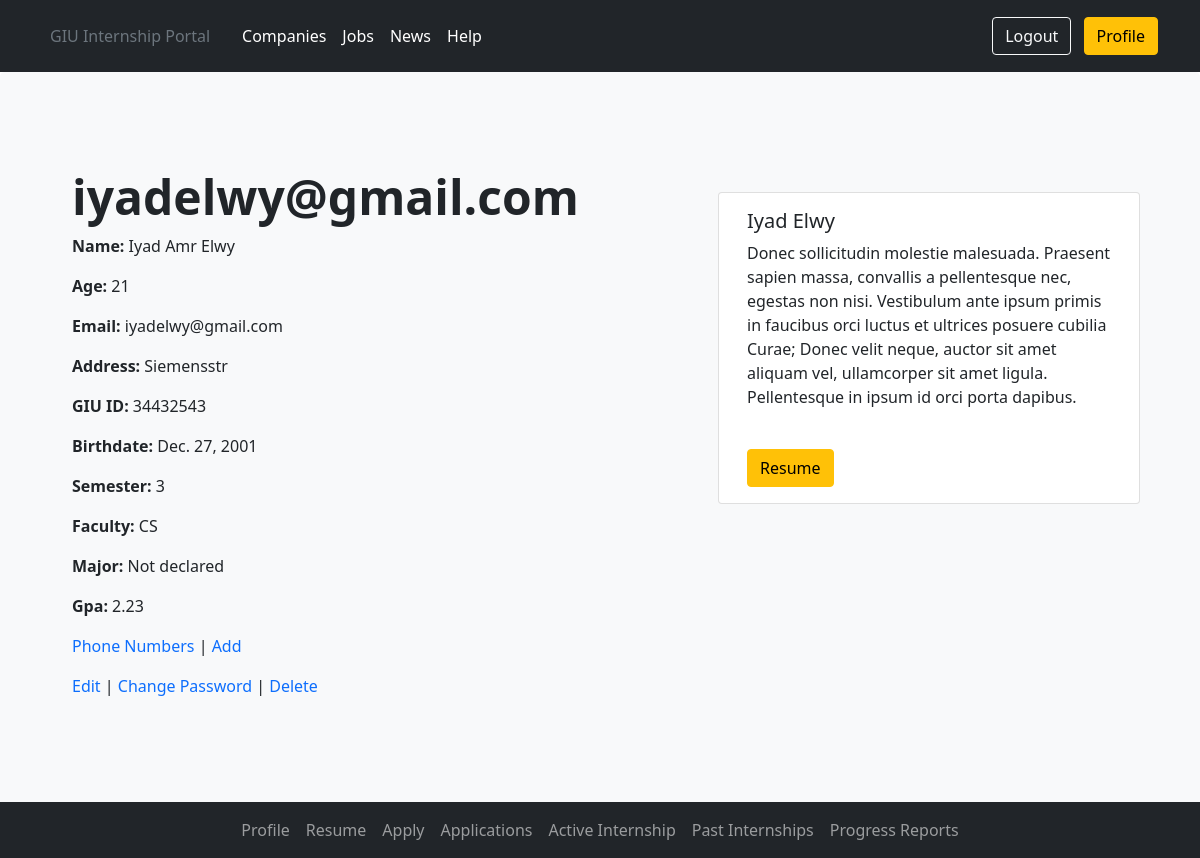
Screenshot of /users/student/42/ (signed in) with the database file from the repository.
### users/models.py (models this page shows, shortened)
class Student(models.Model):
    user = models.OneToOneField(User, on_delete=models.CASCADE, primary_key=True)
    middle_name = models.CharField(max_length=20)
    student_university_id = models.PositiveIntegerField()
    birthdate = models.DateField()
    semester = models.IntegerField()
    faculty = models.CharField(max_length=20)
    major = models.CharField(max_length=20)
    gpa = models.DecimalField(decimal_places=2, max_digits=3)
    student_address = models.CharField(max_length=10)
    has_cv = models.BooleanField(default=False, blank=True)
    cover_letter = models.TextField(max_length=1000, default='', blank=True)
    @property
    def age(self):
        return datetime.now().year - self.birthdate.year

class User(AbstractUser):
    is_student = models.BooleanField(default=False)
    is_employer = models.BooleanField(default=False)
    is_admin = models.BooleanField(default=False)
    is_faculty_representative = models.BooleanField(default=False)
    is_academic_advisor = models.BooleanField(default=False)
    is_career_office_coordinator = models.BooleanField(default=False)

### users/views.py (the view)
# urls.py: path('student/<int:pk>/', views.StudentProfileView.as_view(), name='student_profile'),
class StudentProfileView(LoginRequiredMixin, UserPassesTestMixin, DetailView):
    model = models.Student
    template_name = 'userprofiles/student_profile.html'
    context_object_name = 'student_profile_view'
    login_url = 'login'
    def test_func(self):
        return self.request.user.pk == self.get_object().pk

### templates/userprofiles/student_profile.html (shortened to what this page needs)
{% extends 'userprofiles/profile_base.html' %}
{% load static %}
{% block navitems %}
    <li class="nav-item">
        <a class="nav-link" href="{% url 'student_profile' student_profile_view.pk %}">Profile</a>
    </li>
    <li class="nav-item">
        <a class="nav-link" href="{% url 'resumehome' student_profile_view.user.pk %}">Resume</a>
    </li>
    <li class="nav-item">
        <a class="nav-link" href="#">Apply</a>
    </li>
    <li class="nav-item">
        <a class="nav-link" href="{% url 'student_show_applications' student_profile_view.pk %}">Applications</a>
    </li>
    <li class="nav-item">
        <a class="nav-link" href="{% url 'student_show_active_internships' student_profile_view.pk %}">Active
            Internship</a>
    </li>
    <li class="nav-item">
        <a class="nav-link" href="{% url 'student_show_past_internships' student_profile_view.pk %}">Past
            Internships</a>
    </li>
    <li class="nav-item">
        <a class="nav-link" href="{% url 'student_views_progress_reports' student_profile_view.pk %}">Progress
            Reports</a>
    </li>
{% endblock navitems %}
{% block profile_body %}
    <div class="p-5 mb-4 bg-light rounded-3">
        <div class="row-justify-content-md-center">
            <div class="row">
                <div id="student_info_div" style="" class="col-7">
                    <div class="container-fluid py-5">
                        <h1 class="display-5 fw-bold">{{ student_profile_view.user.username }}</h1>
                        <p>
                            <strong>Name: </strong> {{ student_profile_view.user.first_name }} {{ student_profile_view.middle_name }} {{ student_profile_view.user.last_name }}
                        </p>
                        <p><strong>Age: </strong> {{ student_profile_view.age }}</p>
                        <p><strong>Email: </strong> {{ student_profile_view.user.email }}</p>
                        <p><strong>Address: </strong> {{ student_profile_view.student_address }}</p>
                        <p><strong>GIU ID: </strong> {{ student_profile_view.student_university_id }}</p>
                        <p><strong>Birthdate: </strong> {{ student_profile_view.birthdate }}</p>
                        <p><strong>Semester: </strong> {{ student_profile_view.semester }}</p>
                        <p><strong>Faculty: </strong> {{ student_profile_view.faculty }}</p>
                        <p><strong>Major: </strong> {{ student_profile_view.major }}</p>
                        <p><strong>Gpa: </strong> {{ student_profile_view.gpa }}</p>
                        <p><a class="no_underline" href="{% url 'student_phone_detail' student_profile_view.pk %}">Phone
                            Numbers</a> | <a class="no_underline"
                                             href="{% url 'add_student_phone' student_profile_view.pk %}">Add</a>
                        </p>
                        <p><a class="no_underline" href="{% url 'student_edit' student_profile_view.pk %}">Edit</a> |
                            <a class="no_underline" href="{% url 'password_change' %}">Change Password</a> |
                            <a class="no_underline" href="{% url 'user_delete' student_profile_view.pk %}">Delete</a>
                        </p>
                    </div>
                </div>
                <div id="profile_logo_card_student" class="col-5 d-none d-md-block">
                    <br>
                    <br>
                    <br>
                    <div class="container">
                        <div class="row">
                            <div class="card">
                                <div class="card-body">
                                    <h5 class="card-title">
                                        {{ student_profile_view.user.first_name }} {{ student_profile_view.user.last_name }}</h5>
                                    <p class="card-text">{{ student_profile_view.cover_letter }}</p>
                                    <br>
                                    {% if student_profile_view.has_cv %}
                                        <div class=" justify-content-md-center">
                                            <a href="{% url 'showresume' student_profile_view.pk %}"
                                               class="no_underline">
                                                <button type="button" class="btn btn-warning">Resume</button>
                                            </a>
                                        </div>
                                    {% endif %}
                                </div>
                            </div>
                        </div>
                        <br>
                    </div>
                </div>
            </div>
        </div>
    </div>
{% endblock profile_body %}

### static/css/base.css (style rules this page uses)
.no_underline { text-decoration: none !important }

### rows the page displays
Student: user.username "iyadelwy@gmail.com", user.first_name "Iyad", middle_name "Amr", user.last_name "Elwy", age "21", user.email "iyadelwy@gmail.com", student_address "Siemensstr", student_university_id "34432543", birthdate "Dec. 27, 2001", semester "3", faculty "CS", major "Not declared", gpa "2.23", cover_letter "Donec sollicitudin molestie malesuada. Praesent sapien massa, convallis a pellentesque nec, egestas non nisi. Vestibulum ante ipsum primis in faucibus orci luctus et ultrices posuere cubilia Curae; Donec velit neque, auctor sit amet aliquam vel, ullamcorper sit amet ligula. Pellentesque in ipsum id orci porta dapibus."
